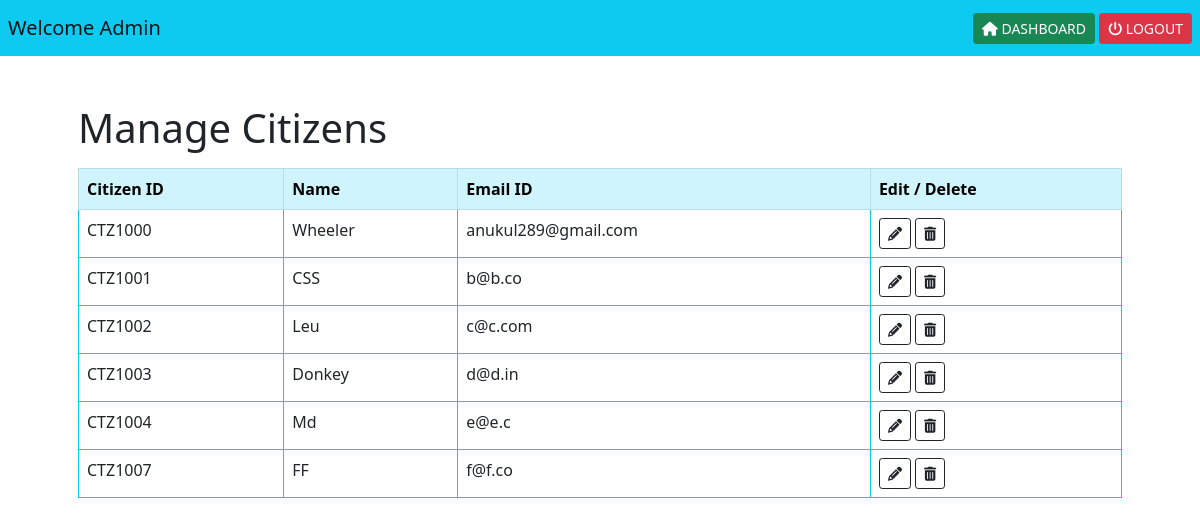
Screenshot of /admin/manage-citizen with the database file from the repository.
### tables this page shows
CREATE TABLE citizen (citizen_id TEXT (10) PRIMARY KEY UNIQUE NOT NULL, name TEXT (30) NOT NULL, email TEXT (30) NOT NULL, contact TEXT (10) NOT NULL, address TEXT (100) NOT NULL, dob DATE NOT NULL, gender TEXT (20) NOT NULL, image BLOB, aadhaar_id BLOB, pan_id BLOB, voter_id BLOB, driving_id BLOB, password TEXT (30), aadhaar_key TEXT (20), pan_key TEXT (20), voter_key TEXT (20), driving_key TEXT (20));

### app.py (the view)
@app.route('/admin/manage-citizen')
def manageCitizen():
    citizenDetail_list = getCitizenDetails()
    return render_template("admin-manage-citizen.html",citizenDetail_list=citizenDetail_list)

### Python/admin_manageCitizen.py (called while the page is built)
def getCitizenDetails():
    try:
        conn = sql.connect("database/pocket-certificate-db.db")
        print("Conection made with the database")
        conn.row_factory = sql.Row
        curr = conn.cursor()
        print("Cursor created")
        query = "SELECT citizen_id,name,email FROM citizen"
        curr.execute(query)
        row = curr.fetchall()
        return row
    except Exception as e:
        print("ERROR : ",e)
        return "Error in fetching citizen details"
    finally:
        curr.close()
        conn.close()

### templates/admin-manage-citizen.html (shortened to what this page needs)
{% extends "layout.html" %}  {% block content %}
<nav class="navbar navbar-light bg-info p-2">
  <a href="#" class="navbar-brand">Welcome Admin</a>
  <div class="float-end">
    <a href="/admin/dashboard" class="btn btn-sm btn-success" role="button"
      ><i class="fas fa-home"></i> DASHBOARD</a
    >
    <a href="#" class="btn btn-sm btn-danger" role="button"
      ><i class="fas fa-power-off"></i> LOGOUT</a
    >
  </div>
</nav>
<div class="container p-5">
  <h1 class="pb-2">Manage Citizens</h1>
  <table class="table table-hover table-bordered border-info">
    <thead class="table-info">
      <tr>
        <td><strong>Citizen ID</strong></td>
        <td><strong>Name</strong></td>
        <td><strong>Email ID</strong></td>
        <td><strong>Edit / Delete</strong></td>
      </tr>
    </thead>
    <tbody>
      {% for citizen in citizenDetail_list %}
        <tr>
          <td>{{ citizen["citizen_id"] }}</td>
          <td>{{ citizen["name"] }}</td>
          <td>{{ citizen["email"] }}</td>
          <td>
            <a href="#" class="btn btn-sm btn-outline-dark"
              ><i class="fas fa-pencil-alt"></i
            ></a>
            <a href="#" class="btn btn-sm btn-outline-dark"
              ><i class="fas fa-trash-alt"></i
            ></a>
          </td>
      </tr>
      {% endfor %}
    </tbody>
  </table>
</div>
{% endblock %}

### rows the page displays
citizen: citizen_id "CTZ1000", name "Wheeler", email "anukul289@gmail.com"
citizen: citizen_id "CTZ1001", name "CSS", email "b@b.co"
citizen: citizen_id "CTZ1002", name "Leu", email "c@c.com"
citizen: citizen_id "CTZ1003", name "Donkey", email "d@d.in"
citizen: citizen_id "CTZ1004", name "Md", email "e@e.c"
citizen: citizen_id "CTZ1007", name "FF", email "f@f.co"
